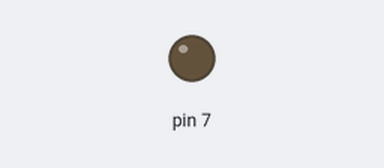
Bench run of a sketch on a simulated Arduino Uno, built with avr-gcc and run on an emulated ATmega328P. Parts: output pins drawn as LEDs (lit = HIGH).

Above: at 0.1 s.
At 3.45 s:
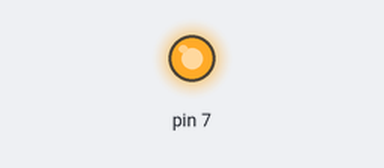
Timing chart, 0 to 5.1 s (numbered marks = the images above):
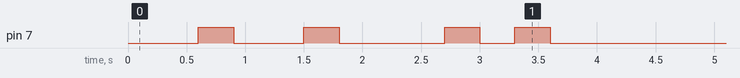

Measured:
- by itself, pin 7: LOW → HIGH at 0.60 s, → LOW 0.30 s later, → HIGH 0.60 s later, → LOW 0.30 s later, … (8 changes in this stretch)

The sketch:

Q1.ino
```cpp
void setup()
{
  pinMode(7, OUTPUT);

}
int pm[12][4] = {{1,0,0,0},{1,1,0,0},{0,1,0,0},{0,1,1,0},{0,0,1,0},{0,0,1,1},{0,0,0,1},{0,0,1,1},{0,0,1,0},{0,1,1,0},{0,1,0,0},{1,1,0,0}};
long previousMillis = 0;
long ledState = LOW;
long currentMillis;
long len = 100;
int j = 0;

void loop()
{
  currentMillis = millis();
  if(currentMillis-previousMillis >= len){
    for(int i = 0;i < 4;i++){
        digitalWrite(i+4,pm[j][i]);
      if(j ==1, j==3, j==5, j==7, j==9, j==11){

        len=300;
      }
    }
    j++;
    previousMillis = currentMillis;
  }
}
```
